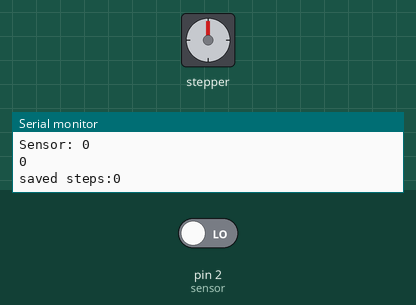
Simulated run of this sketch. Board: Arduino Uno, built with avr-gcc and run on an emulated ATmega328P. On the bench: stepper motor, the last lines printed to the serial monitor. The test bench sets the inputs (shaded band); at power-on: pin 2 (sensor) LOW. Stepper angles assume 4096 steps per turn.

Above: at 1.2 s.
1.3 s: pin 2 (sensor) driven HIGH
At 2.4 s:
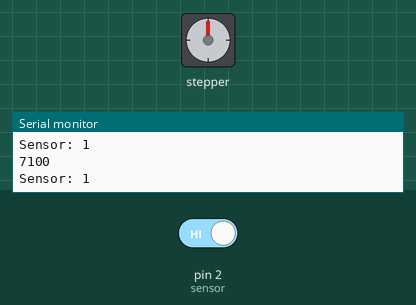
4.3 s: pin 2 (sensor) driven LOW
At 5.4 s:
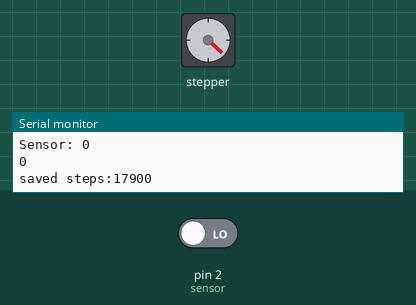
5.8 s: pin 2 (sensor) driven HIGH
At 6.9 s:
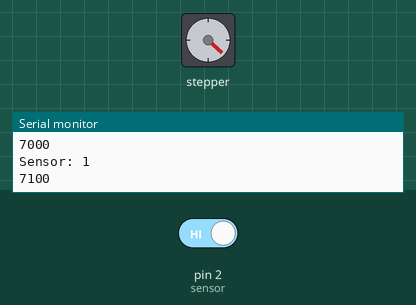
8.8 s: pin 2 (sensor) driven LOW
At 9.5 s:
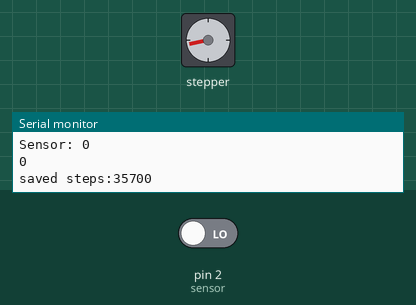
10.3 s: pin 2 (sensor) driven HIGH
At 11.0 s:
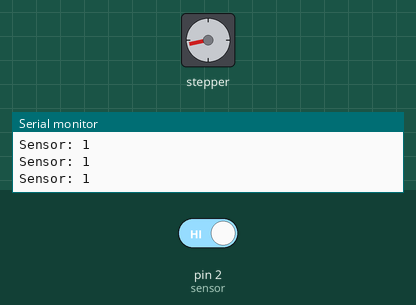
13.3 s: pin 2 (sensor) driven LOW
At 14.4 s:
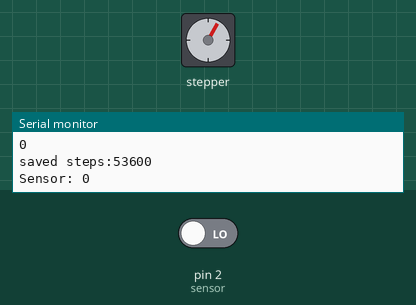
Timing chart, 0 to 15.8 s (numbered marks = the images above; inputs shaded):
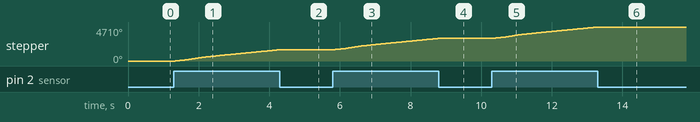

The sketch:

pdpcode.ino
```cpp
#include <CheapStepper.h>
long steps = 0; //long for 32 bits
int n=100; // number of steps each intervall
int sensor = 2; //sensor at pin X
int s1 = 0;
long savesteps = 0;

CheapStepper stepper (8,9,10,11);  //pins for driver IN1, IN2, IN3, IN4
boolean moveClockwise = true; // false for CCW

//--------------------

void setup() {
  Serial.begin(9600);
  Serial.println("Ready to start moving!");
  stepper.setRpm(17); //works fine untill 17, after that not enough torque to move
  pinMode(sensor, INPUT); //define the sensor pin as an INPUT
}

//------------------

void loop() {
  readsensor();
  steps = 0; //befor it enters the while loop always set steps back to 0
  Serial.println(steps);

  while (s1 == HIGH){ //while the sensor is high the stepper moves
    steppermove(); // n step at the time
    readsensor(); //then read sensor again
    if (steps <= 2000) { //just for checking if it works
      print();
    }
    if (steps >= 6000) {
      print();
    }
  }
  stepperstop(); //sensor LOW stepper stops
  savesteps += steps; // and write the steps which it drove into savesteps
  Serial.print("saved steps:"); Serial.println(savesteps);
}

//------------------

void steppermove () {

  for (int s=0; s<n; s++){ //n number of steps in the loop, we have to check for accuracy
    stepper.step(moveClockwise);
    steps += 1;
    }
}
void stepperstop () {

  for (int s=0; s<0; s++){ // 0 steps = stopp :D
    stepper.step(moveClockwise);
    }
}
void print() {
  Serial.println(steps);
}

void readsensor() { //reading sensor value and give it to s1 (HIGH or LOW)
  s1 = digitalRead (sensor);
  Serial.print("Sensor: "); Serial.println(s1);
}
```

Measured:
- after the input at 1.3 s, stepper: keeps turning clockwise at about 527°/s, starting at once
- after the input at 4.3 s, stepper: goes on until 4.3 s, then stays 1573°
- after the input at 5.8 s, stepper: keeps turning clockwise at about 528°/s, starting at once
- after the input at 8.8 s, stepper: stops changing and stays 3137°
- after the input at 10.3 s, stepper: keeps turning clockwise at about 527°/s, starting at once
- after the input at 13.3 s, stepper: goes on until 13.3 s, then stays 4710°
